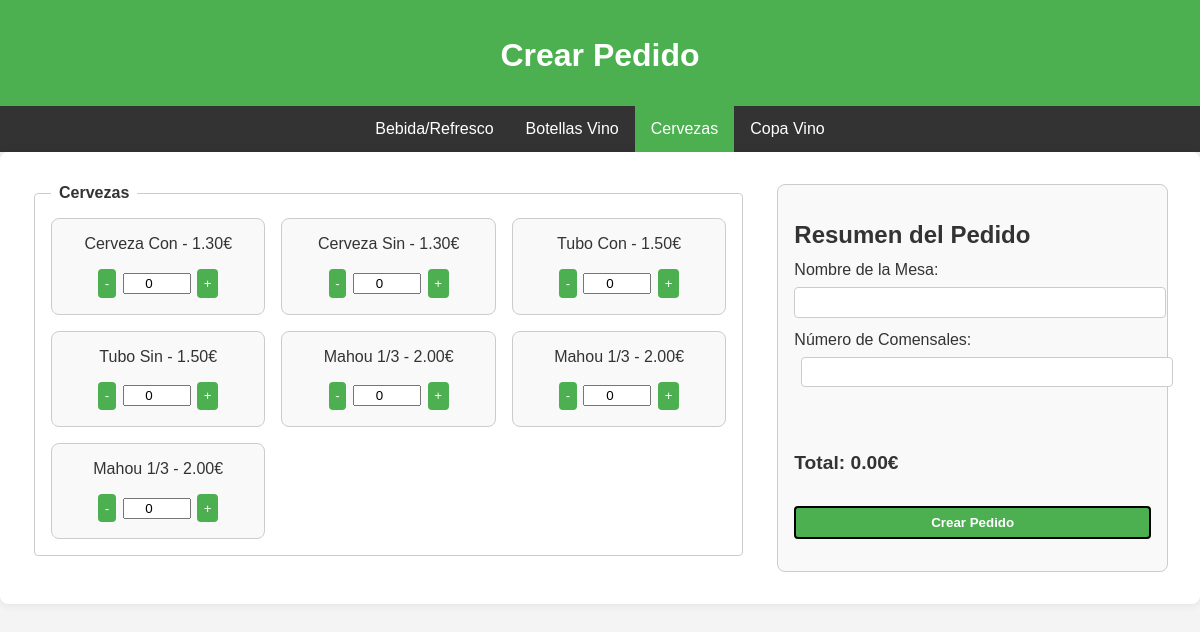
/crear_pedido/?categoria=Cervezas (signed in), run on an earlier commit of the app's database.
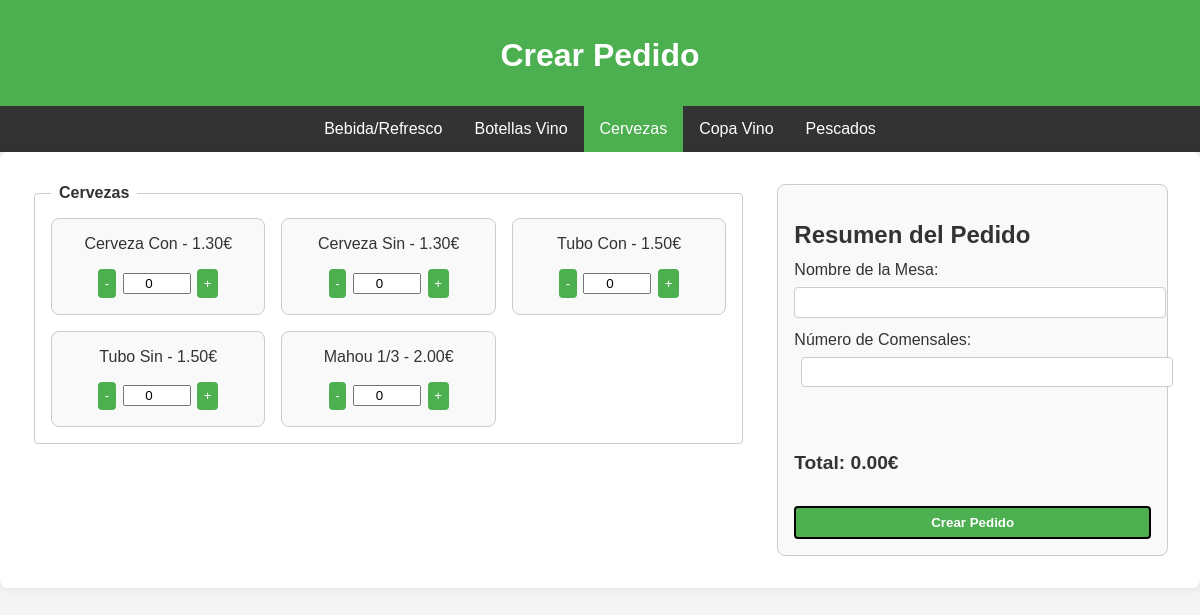
And on a later commit of the database.
### tapAppGestion/models.py (models this page shows, shortened)
class Producto(models.Model):
    CATEGORIAS = (
        ('Cervezas', 'Cervezas'),
        ('Bebida/Refresco', 'Bebida/Refresco'),
        ('Copa Vino', 'Copa Vino'),
        ('Botellas Vino', 'Botellas Vino'),
        ('Fuera de Carta', 'Fuera de Carta'),
        ('Pan', 'Pan'),
        ('Tapas o ½ Ración', 'Tapas o ½ Ración'),
        ('Entrantes', 'Entrantes'),
        ('Pescados', 'Pescados'),
        ('Carnes Ibéricas', 'Carnes Ibéricas'),
        ('Carnes Ternera', 'Carnes Ternera'),
        ('Bocadillos', 'Bocadillos'),
        ('Postres', 'Postres'),
        ('Cafés', 'Cafés'),
        ('Bebidas Alcohólicas', 'Bebidas Alcohólicas'),
        ('Desayunos', 'Desayunos'),
        ('Oferta del día', 'Oferta del día'),
    )
    nombre = models.CharField(max_length=100)
    categoria = models.CharField(max_length=50, choices=CATEGORIAS)
    precio = models.DecimalField(max_digits=6, decimal_places=2)
    imagen = models.ImageField(upload_to='productos/', blank=True, null=True)
    cantidad = models.PositiveIntegerField(default=0)  # Campo para la cantidad en el almacén

### tapAppGestion/views.py (the view)
# urls.py: path('crear_pedido/', views.crear_pedido, name='crear_pedido'),
@login_required
def crear_pedido(request):
    categoria_seleccionada = request.GET.get('categoria', None)
    if request.method == 'POST':
        form = PedidoForm(request.POST)
        if form.is_valid():
            pedido = form.save(commit=False)
            pedido.usuario = request.user
            pedido.save()
            form.save_m2m()  # Guardar la relación many-to-many
            for producto in form.cleaned_data['productos']:
                cantidad = form.cleaned_data.get(f'cantidad_{producto.id}', 1)
                pedido.productos.add(producto, through_defaults={'cantidad': cantidad})
            messages.success(request, 'El pedido ha sido creado.')
            return redirect('index')
    else:
        form = PedidoForm()
    productos_por_categoria = {}
    for producto in Producto.objects.all().order_by('categoria'):
        if producto.categoria not in productos_por_categoria:
            productos_por_categoria[producto.categoria] = []
        productos_por_categoria[producto.categoria].append(producto)
    categorias = list(productos_por_categoria.keys())
    productos = productos_por_categoria.get(categoria_seleccionada, []) if categoria_seleccionada else []
    return render(request, 'crear_pedido.html', {
        'form': form,
        'productos_por_categoria': productos_por_categoria,
        'categorias': categorias,
        'productos': productos,
        'categoria_seleccionada': categoria_seleccionada
    })

### tapAppGestion/forms.py
class PedidoForm(forms.ModelForm):
    productos = forms.ModelMultipleChoiceField(
        queryset=Producto.objects.all().order_by('categoria'),
        widget=forms.CheckboxSelectMultiple,
        required=True
    )
    class Meta:
        model = Pedido
        fields = ['productos']
    def __init__(self, *args, **kwargs):
        super(PedidoForm, self).__init__(*args, **kwargs)
        self.fields['productos'].queryset = Producto.objects.all().order_by('categoria')
        for producto in self.fields['productos'].queryset:
            self.fields[f'cantidad_{producto.id}'] = forms.IntegerField(
                label=f'Cantidad de {producto.nombre}',
                min_value=1,
                initial=1,
                required=False
            )

### tapAppGestion/templates/crear_pedido.html (shortened to what this page needs)
{% load static %}
<!DOCTYPE html>
<html lang="es">
<head>
  <link rel="stylesheet" type="text/css" href="{% static 'css/stylesCrearPedido.css' %}">
</head>
<body>
  <header>
    <h1>Crear Pedido</h1>
  </header>
  <nav>
    <ul class="navbar">
      {% for categoria in categorias %}
        <li class="{% if categoria == categoria_seleccionada %}active{% endif %}">
          <a href="?categoria={{ categoria }}">{{ categoria }}</a>
        </li>
      {% endfor %}
    </ul>
  </nav>
  <main>
    <div class="content">
      <div class="productos">
        <form id="pedido-form" method="post">
          {% if productos %}
            <fieldset>
              <legend>{{ categoria_seleccionada }}</legend>
              <div class="productos-grid">
                {% for producto in productos %}
                  <div class="producto">
                    <label for="id_productos_{{ producto.id }}">
                      {{ producto.nombre }} - {{ producto.precio }}€
                    </label>
                    <div class="cantidad">
                      <button type="button" class="btn-minus" onclick="decrementarCantidad({{ producto.id }})">-</button>
                      <input type="number" name="cantidad_{{ producto.id }}" id="id_cantidad_{{ producto.id }}" min="0" value="0" readonly>
                      <button type="button" class="btn-plus" onclick="incrementarCantidad({{ producto.id }})">+</button>
                    </div>
                  </div>
                {% endfor %}
              </div>
            </fieldset>
          {% else %}
            <p>Seleccione una categoría para ver los productos.</p>
          {% endif %}
        </form>
      </div>
      <div class="resumen">
        <h2>Resumen del Pedido</h2>
        <form id="resumen-form">
          <label for="mesa">Nombre de la Mesa:</label>
          <input type="text" id="mesa" name="mesa" required>
          <label for="comensales">Número de Comensales:</label>
          <input type="number" id="comensales" name="comensales" min="1" required>
          <p id="total-pedido">Total: 0.00€</p>
          <button type="submit" form="pedido-form">Crear Pedido</button>
        </form>
      </div>
    </div>
  </main>
</body>
</html>

What changed in the data, as far as the page shows it:
removed Producto: nombre "Mahou 1/3", precio "2.00"
removed Producto: nombre "Mahou 1/3", precio "2.00"
added Producto: categorias "Pescados"
